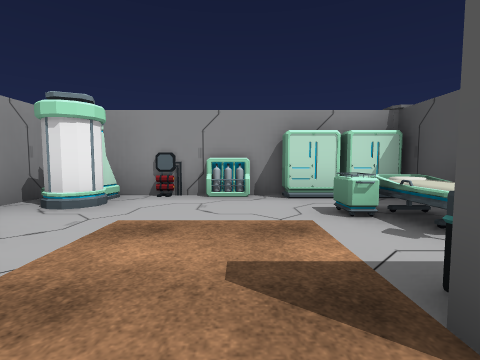
View 1 (above)

24 first-person views from a walk through a scene from a Unity 3-D project. The camera is 1.2 m above the floor, tilts 4° down and sees 85° across. The floor is counted in squares, 2 m on a side. Each view is taken from the middle of a square. On the plan, view 1 faces up. The plan holds only what a view shows up to about 9 squares ahead; the rest is blank. The place goes on beyond the plan. The player character is not drawn. Some animated figures are not drawn. Door leaves are left out, so doorways stand open. Some surface patterns are stand-ins.

View 2
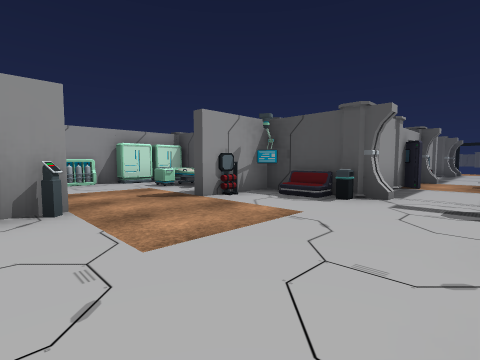

View 3
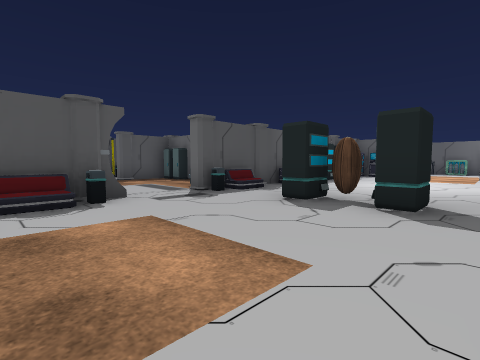

View 4
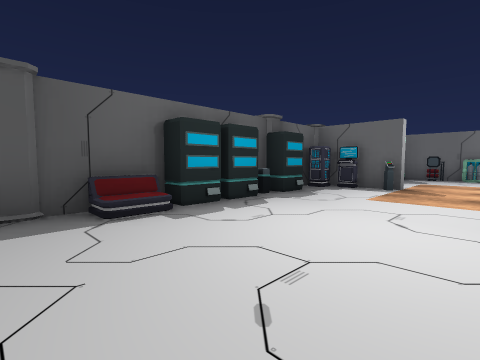

View 5
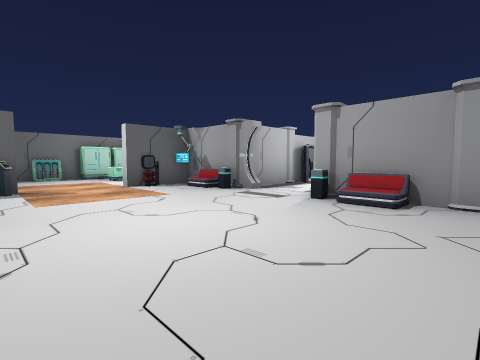

View 6
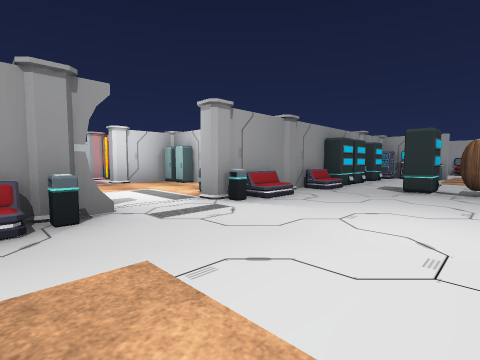

View 7
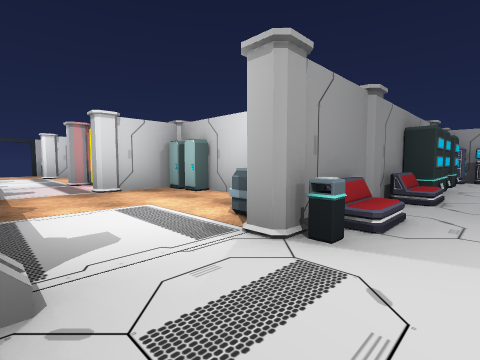

View 8
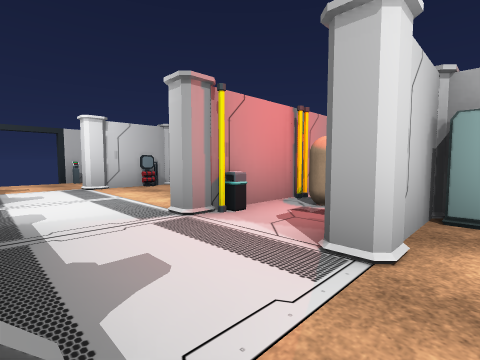

View 9
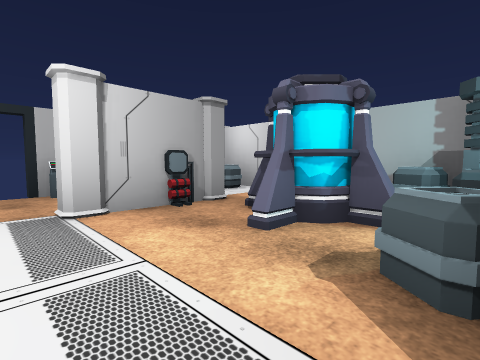

View 10
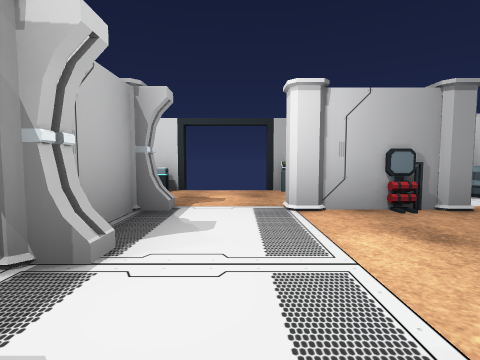

View 11
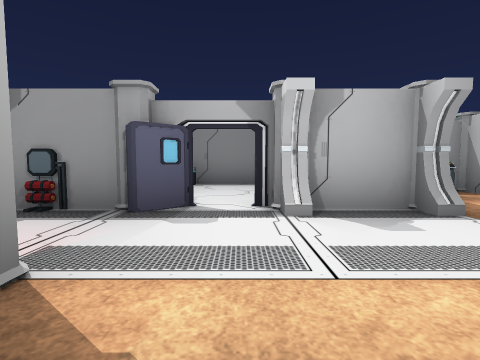

View 12
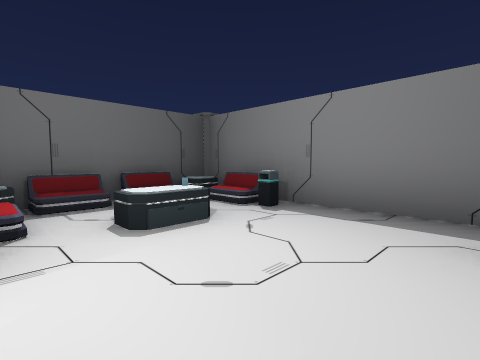

View 13
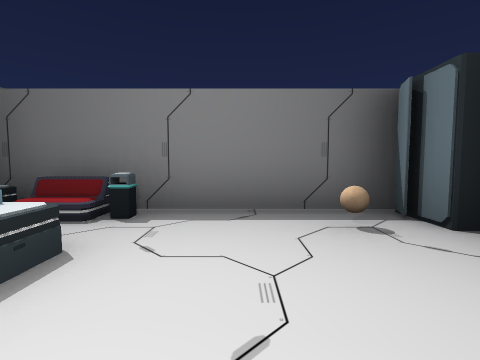

View 14
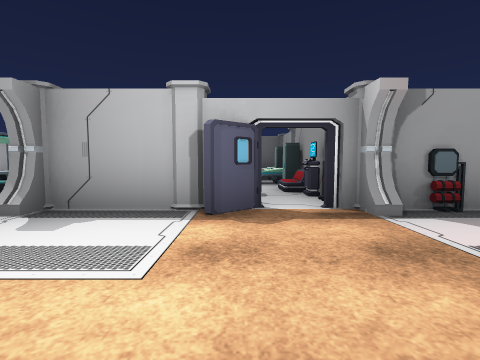

View 15
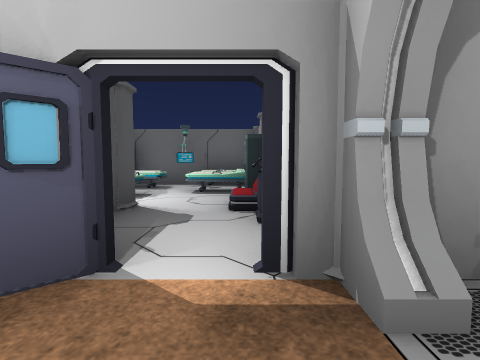

View 16
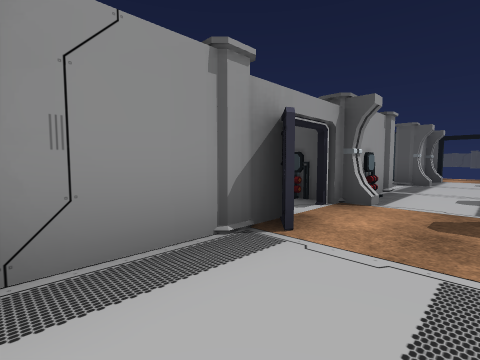

View 17
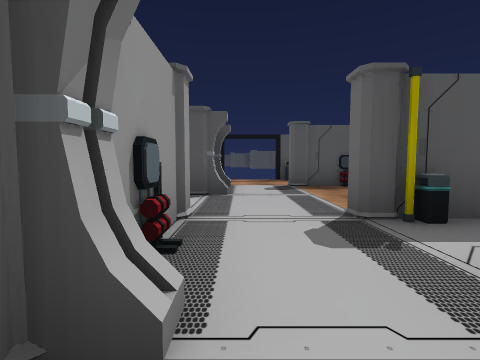

View 18
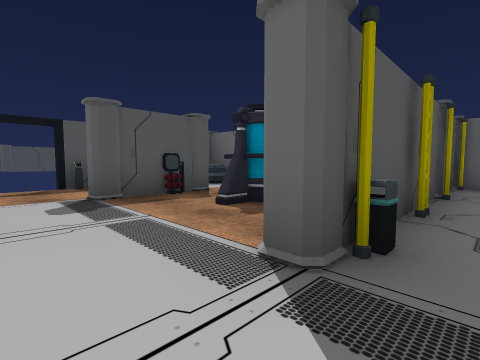

View 19
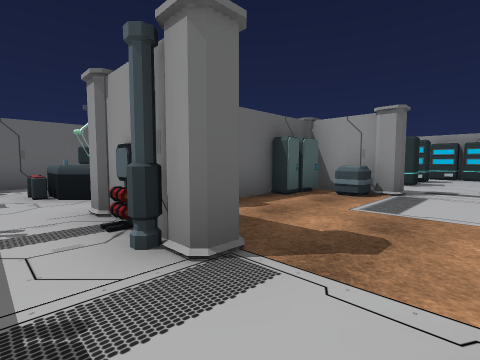

View 20
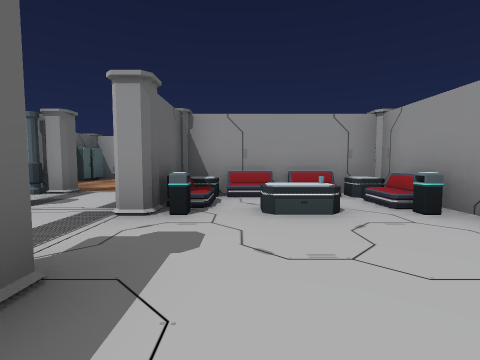

View 21
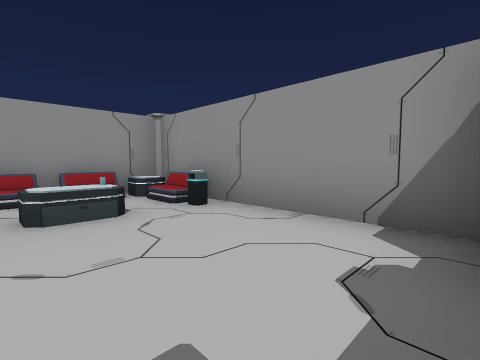

View 22
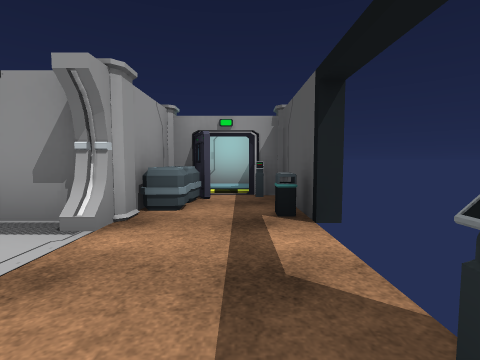

View 23
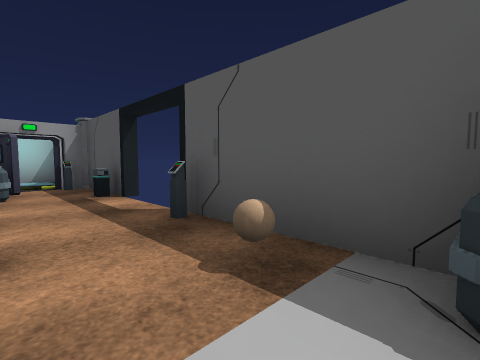

View 24
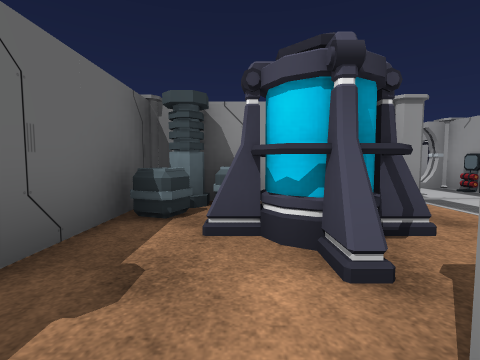

### Floor plan
Key: @ floor where view 1 was taken; # wall or solid block; x gap in a wall; . floor; / step, stairs or slope; D open door; E fire extinguisher; R rack; C cabinet; B bed; I bin; S sofa; A crate; P pipe; G generator; T table; O other object.
Columns run from 16 left of view 1 to 15 right of it. Each row starts with its distance up from view 1.
  5              ##ER##O
  4              #O..CC
  3              ....OB    O#######
  2               ....B     IS..
  1               #.IE##   SOT...OOO
  0              O.O@.###O SS....AO#
 -1              OO..ISO#OTEEOIOOAOI
 -2              O.........O......DD
 -3  ## ##       O.........O.O...ODD
 -4  A.  AP      #.OO.IOA.EP.I..#..O
 -5   .OG#A.O### SO...SCC#CO.#GGEOO#
 -6    EG.#O C.. S..../    ..AAG.. #
 -7 #O.O.OAIO...AOI...S    OOOA..  O
 -8 DD................O    O.###   O
 -9 DD.OOOOEO.O#.I....IO  x..O
-10 #I  ...STO O#OS...O    ##O
-11 OO  ..T.S##OO#E..OOO
-12    #O...SS#O  ....
-13    C..ISTCBO  ....
-14     ###  CBBBO ..OO
-15         OOO#  CR.EO
-16         O       ##

Where each view was taken, in squares from view 1:
view 1: 0 up, 0 right, facing up
view 2: 3 down, 2 left, facing up-right
view 3: 0 up, 2 left, facing down-right
view 4: 5 down, 1 left, facing down-right
view 5: 5 down, 1 right, facing down-left
view 6: 10 down, 0 right, facing up-left
view 7: 9 down, 2 left, facing up-left
view 8: 9 down, 7 left, facing up-left
view 9: 8 down, 10 left, facing up-left
view 10: 8 down, 10 left, facing left
view 11: 6 down, 11 left, facing down
view 12: 10 down, 12 left, facing down-right
view 13: 10 down, 11 left, facing down
view 14: 6 down, 6 left, facing down
view 15: 8 down, 7 left, facing down
view 16: 3 down, 3 right, facing up-right
view 17: 2 down, 6 right, facing right
view 18: 2 down, 8 right, facing down-right
view 19: 2 down, 8 right, facing down-left
view 20: 0 up, 12 right, facing left
view 21: 0 up, 12 right, facing up-left
view 22: 4 down, 14 right, facing up
view 23: 6 down, 13 right, facing up-right
view 24: 6 down, 13 right, facing left
